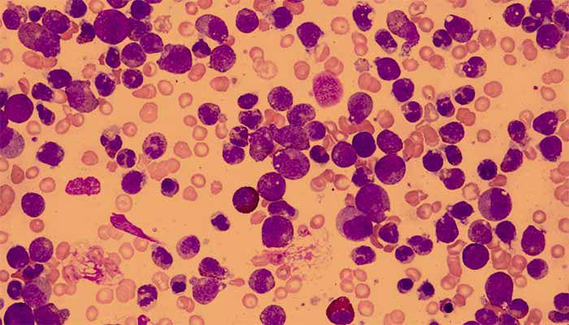
#> input picture week10/images/source_image.png, 569 x 325 px, shrunk from 700 x 400 before the run
$ python 02_reinhard_normalisation.py
#> lines starting #> are read from the running program, lines starting #| are printed output that depends on the picture

import cv2
import numpy as np
from pathlib import Path


# ==========================================
# WEEK 10 - TASK 2
# REINHARD COLOUR NORMALISATION
# ==========================================

PROJECT_ROOT = Path(__file__).resolve().parents[2]

IMAGE_DIR = PROJECT_ROOT / "week10" / "images"
RESULT_DIR = PROJECT_ROOT / "results" / "week10"

RESULT_DIR.mkdir(parents=True, exist_ok=True)


# ==========================================
# 1. IMAGE LOADING
# ==========================================

def load_image(image_path):

    image = cv2.imread(str(image_path))
#> image is the input picture: shape (325, 569, 3); mean B, G, R 105.3, 108.8, 198.1

    if image is None:
        raise FileNotFoundError(
            f"Unable to load image: {image_path}"
        )

    return cv2.cvtColor(image, cv2.COLOR_BGR2RGB)
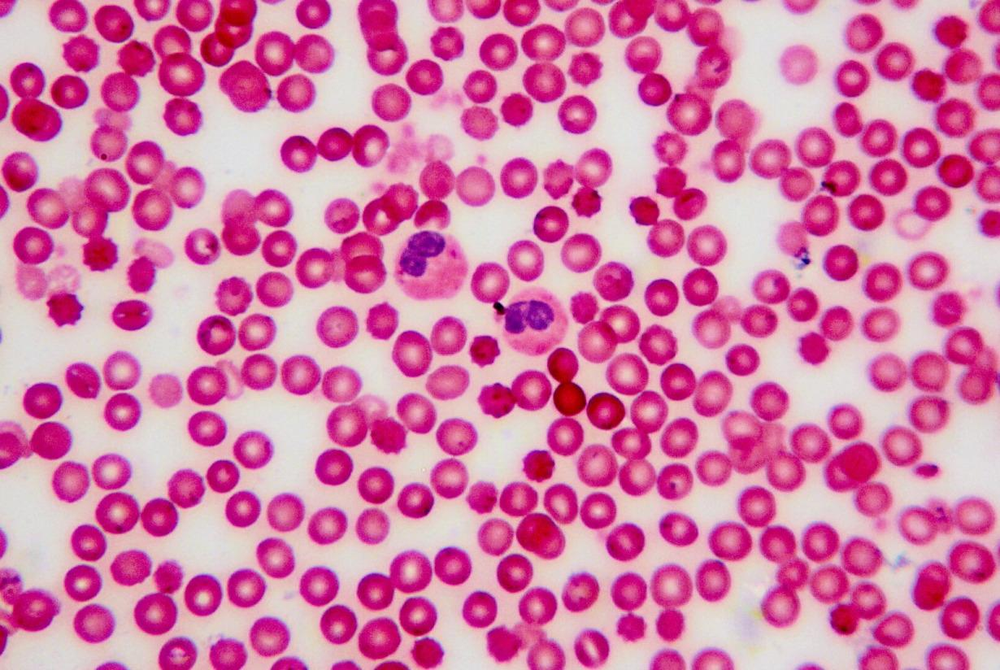
#> input picture week10/images/reference_image.png, 1000 x 670 px, shrunk from 1230 x 824 before the run
#> in load_image, image is the input picture: shape (670, 1000, 3); mean B, G, R 166.8, 122.8, 214.2


# ==========================================
# 2. STATISTICS CALCULATION
# ==========================================

def calculate_statistics(image):

    mean = np.mean(image, axis=(0, 1))
    std = np.std(image, axis=(0, 1))

    return mean, std


# ==========================================
# 3. REINHARD NORMALISATION
# ==========================================

def reinhard_normalisation(source, reference):

    # Convert RGB images to LAB
    source_lab = cv2.cvtColor(
        source, cv2.COLOR_RGB2LAB
    ).astype(np.float32)
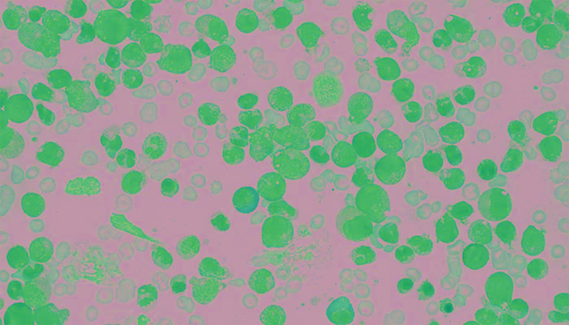
#> source_lab: shape (325, 569, 3) float32; mean R, G, B 144.9, 161.7, 145.9

    reference_lab = cv2.cvtColor(
        reference, cv2.COLOR_RGB2LAB
    ).astype(np.float32)
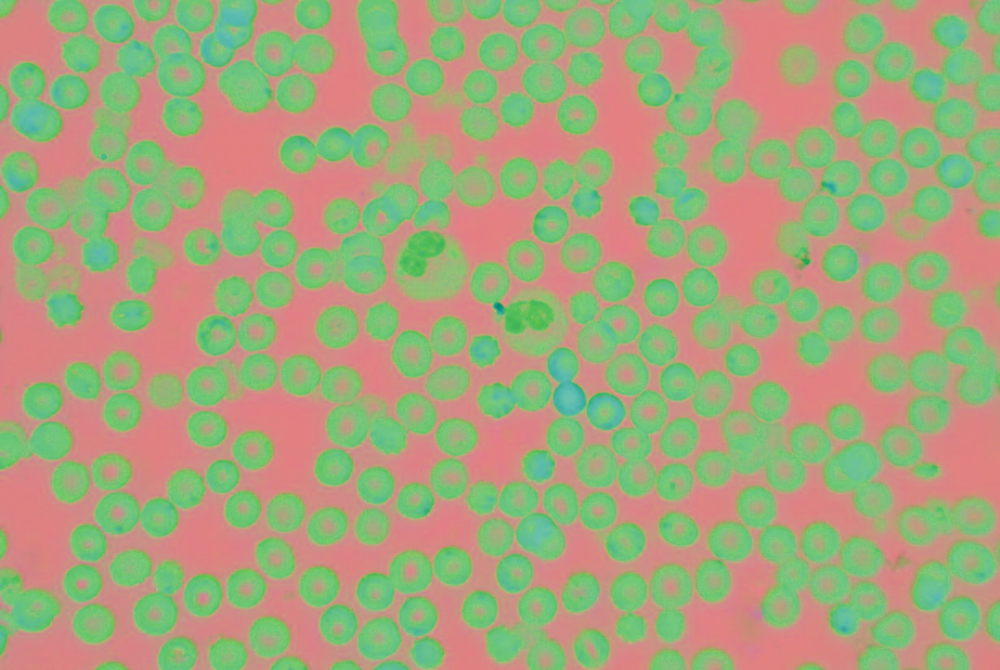
#> reference_lab: shape (670, 1000, 3) float32; mean R, G, B 166.6, 165, 124.4

    # Calculate source statistics
    source_mean, source_std = calculate_statistics(
        source_lab
    )
#> in calculate_statistics, `mean = np.mean(image, axis=(0, 1))`: mean = [144.9, 161.7, 145.9]
#> in calculate_statistics, `std = np.std(image, axis=(0, 1))`: std = [49.24, 12.68, 24.14]
#> source_mean = [144.9, 161.7, 145.9]; source_std = [49.24, 12.68, 24.14]

    # Calculate reference statistics
    reference_mean, reference_std = calculate_statistics(
        reference_lab
    )
#> reference_mean = [166.6, 165, 124.4]; reference_std = [45.34, 26.23, 9.89]

    # Prevent division by zero
    source_std = np.maximum(source_std, 1e-6)

    # Apply Reinhard transformation
    normalised_lab = (
        (source_lab - source_mean)
        * (reference_std / source_std)
        + reference_mean
    )
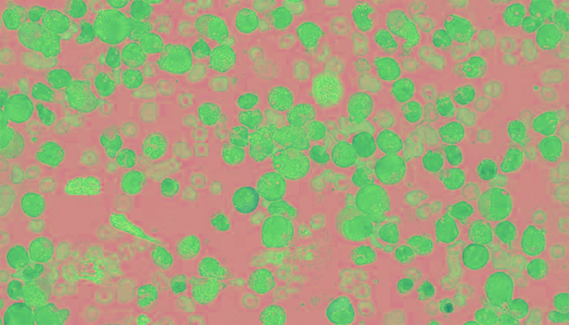
#> normalised_lab: shape (325, 569, 3) float32; mean R, G, B 166.6, 165, 124.4

    # Keep pixel values within valid LAB range
    normalised_lab = np.clip(
        normalised_lab, 0, 255
    ).astype(np.uint8)

    # Convert LAB back to RGB
    normalised_rgb = cv2.cvtColor(
        normalised_lab, cv2.COLOR_LAB2RGB
    )
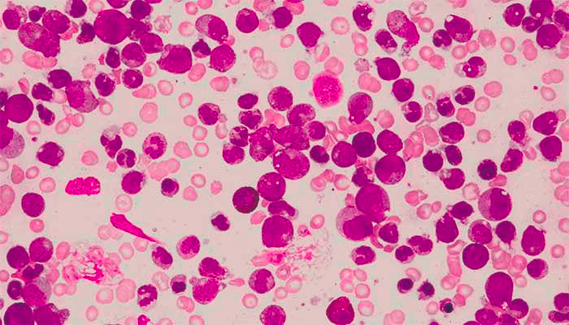
#> normalised_rgb: shape (325, 569, 3); mean R, G, B 213.6, 124.4, 166.8

    return normalised_rgb


# ==========================================
# 4. MAIN EXECUTION
# ==========================================

if __name__ == "__main__":

    print("=" * 50)
    print("REINHARD COLOUR NORMALISATION")
    print("=" * 50)

    # Load images
    source_image = load_image(
        IMAGE_DIR / "source_image.png"
    )

    reference_image = load_image(
        IMAGE_DIR / "reference_image.png"
    )

    print("\nImages loaded successfully.")

    # Perform normalisation
    normalised_image = reinhard_normalisation(
        source_image,
        reference_image
    )

    # Save output
    output_path = RESULT_DIR / "normalised_image.png"

    cv2.imwrite(
        str(output_path),
        cv2.cvtColor(
            normalised_image,
            cv2.COLOR_RGB2BGR
        )
    )

    print("\nNormalisation completed!")
    print("Source dimensions:", source_image.shape)
#| Source dimensions: (325, 569, 3)
    print("Reference dimensions:", reference_image.shape)
#| Reference dimensions: (670, 1000, 3)
    print("Output dimensions:", normalised_image.shape)
#| Output dimensions: (325, 569, 3)
    print("Saved output:", output_path)

    # Calculate output LAB statistics
    normalised_lab = cv2.cvtColor(
        normalised_image,
        cv2.COLOR_RGB2LAB
    ).astype(np.float32)

    normalised_mean, normalised_std = calculate_statistics(
        normalised_lab
    )
#> normalised_mean = [167, 163.4, 124.4]; normalised_std = [43.99, 24.63, 9.04]

    print("\nNORMALISED IMAGE LAB STATISTICS")
    print("-" * 40)

    for i, channel in enumerate(["L", "A", "B"]):

        print(f"{channel} Channel")
        print(f"Mean: {normalised_mean[i]:.4f}")
        print(f"Standard Deviation: {normalised_std[i]:.4f}")
        print()
#> this loop made 3 passes
#| Mean: 166.9893
#| Standard Deviation: 43.9950
#| Mean: 163.3755
#| Standard Deviation: 24.6318
#| Mean: 124.3994
#| Standard Deviation: 9.0421

    print("=" * 50)
    print("IMPLEMENTATION COMPLETED")
    print("=" * 50)
